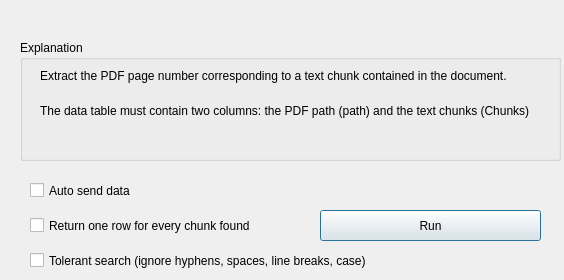
<?xml version="1.0" encoding="UTF-8"?>
<ui version="4.0">
 <class>Dialog</class>
 <widget class="QDialog" name="Dialog">
  <property name="geometry">
   <rect>
    <x>0</x>
    <y>0</y>
    <width>564</width>
    <height>280</height>
   </rect>
  </property>
  <property name="windowTitle">
   <string>Dialog</string>
  </property>
  <widget class="QCheckBox" name="checkBox">
   <property name="geometry">
    <rect>
     <x>30</x>
     <y>180</y>
     <width>141</width>
     <height>21</height>
    </rect>
   </property>
   <property name="text">
    <string>Auto send data </string>
   </property>
   <property name="tristate">
    <bool>true</bool>
   </property>
  </widget>
  <widget class="QCheckBox" name="oneRowPerChunkCheckBox">
   <property name="geometry">
    <rect>
     <x>30</x>
     <y>215</y>
     <width>300</width>
     <height>21</height>
    </rect>
   </property>
   <property name="text">
    <string>Return one row for every chunk found</string>
   </property>
  </widget>
  <widget class="QCheckBox" name="tolerantCheckBox">
   <property name="geometry">
    <rect>
     <x>30</x>
     <y>250</y>
     <width>550</width>
     <height>21</height>
    </rect>
   </property>
   <property name="toolTip">
    <string>Find the chunk even if the PDF text differs by hyphens, spaces, line breaks, ligatures or case. Adds a 'matched_text' column with the text as written in the PDF.</string>
   </property>
   <property name="text">
    <string>Tolerant search (ignore hyphens, spaces, line breaks, case)</string>
   </property>
  </widget>
  <widget class="QGroupBox" name="groupBox">
   <property name="geometry">
    <rect>
     <x>20</x>
     <y>40</y>
     <width>541</width>
     <height>121</height>
    </rect>
   </property>
   <property name="title">
    <string>Explanation</string>
   </property>
   <widget class="QLabel" name="label">
    <property name="geometry">
     <rect>
      <x>20</x>
      <y>20</y>
      <width>501</width>
      <height>31</height>
     </rect>
    </property>
    <property name="text">
     <string>Extract the PDF page number corresponding to a text chunk contained in the document.</string>
    </property>
   </widget>
   <widget class="QLabel" name="label_2">
    <property name="geometry">
     <rect>
      <x>20</x>
      <y>60</y>
      <width>511</width>
      <height>21</height>
     </rect>
    </property>
    <property name="text">
     <string>The data table must contain two columns: the PDF path (path) and the text chunks (Chunks)</string>
    </property>
   </widget>
  </widget>
  <widget class="QPushButton" name="pushButton">
   <property name="geometry">
    <rect>
     <x>320</x>
     <y>210</y>
     <width>221</width>
     <height>31</height>
    </rect>
   </property>
   <property name="text">
    <string>Run</string>
   </property>
  </widget>
 </widget>
 <resources/>
 <connections/>
</ui>
